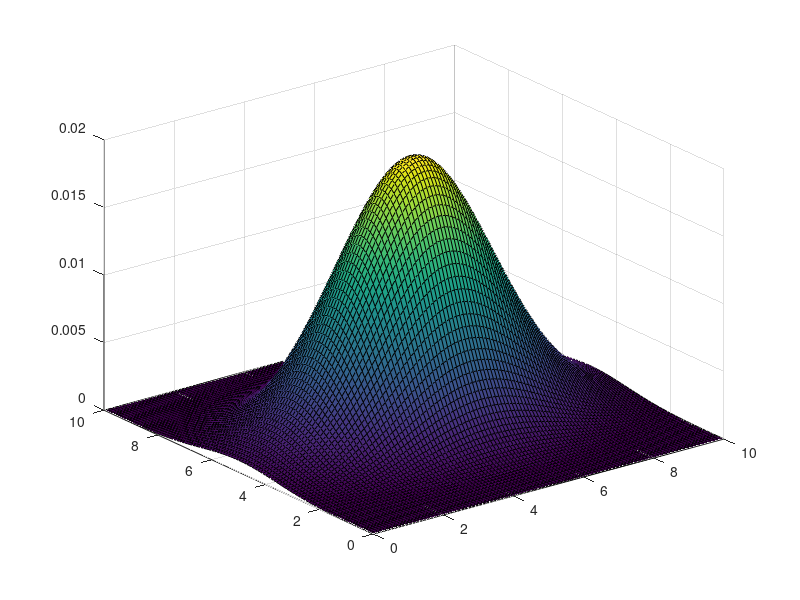
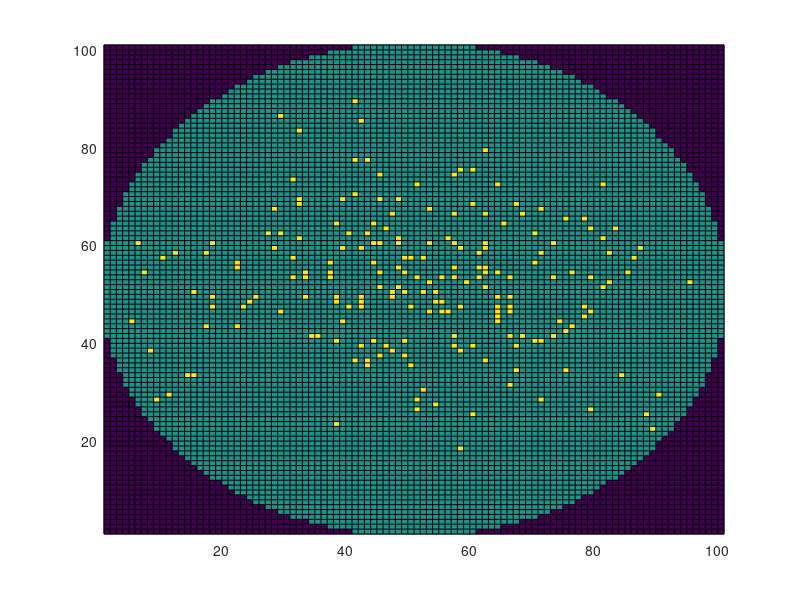

Source code (MATLAB) for these figures, in order:
clear all
close all
clc

x = 0:.1:10;
y = x;

ray = length(x)/2;

mediaX = 5;
mediaY = 5;
sigmaX = 4;
sigmaY = 2;

[X,Y] = meshgrid(x,y);

Z = (1/(2*pi*sigmaX*sigmaY))* exp(-(1/2) * ( (((X-mediaX).^2)/sigmaX) + (((Y-mediaY).^2)/sigmaY) ));

figure(1)
surf(X,Y,Z)

maxZ = max(max(Z));

for (i=1:length(x))
    for (j=1:length(y))
        
        if ((rand*(maxZ*10) < Z(i,j)) && ((i-ray)^2+(j-ray)^2 <= ray^2))
            faultMap(i,j) = 1;
        else
            if ((i-ray)^2+(j-ray)^2 > ray^2)
                faultMap(i,j) = -1;
            else
            faultMap(i,j) = 0;
            end
        end
    end
end

faultNumber = length(find(faultMap));

figure(2)
pcolor(faultMap)

